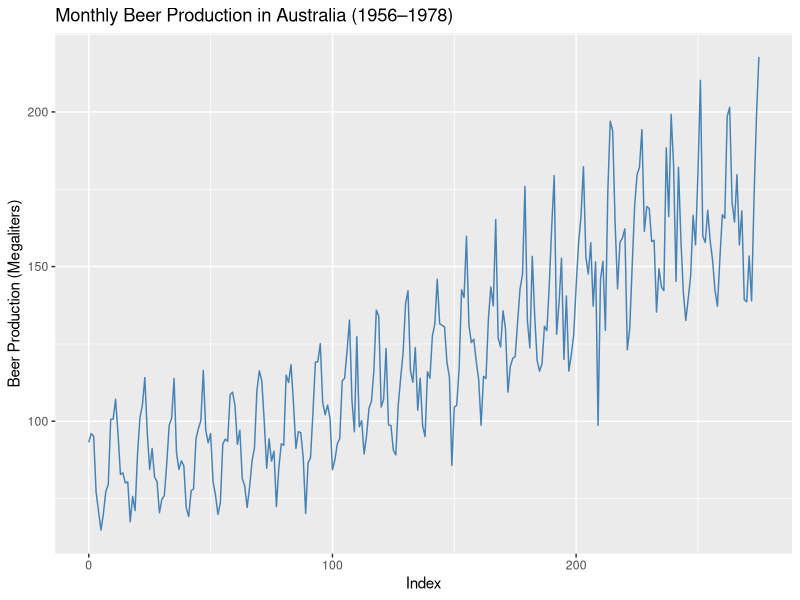
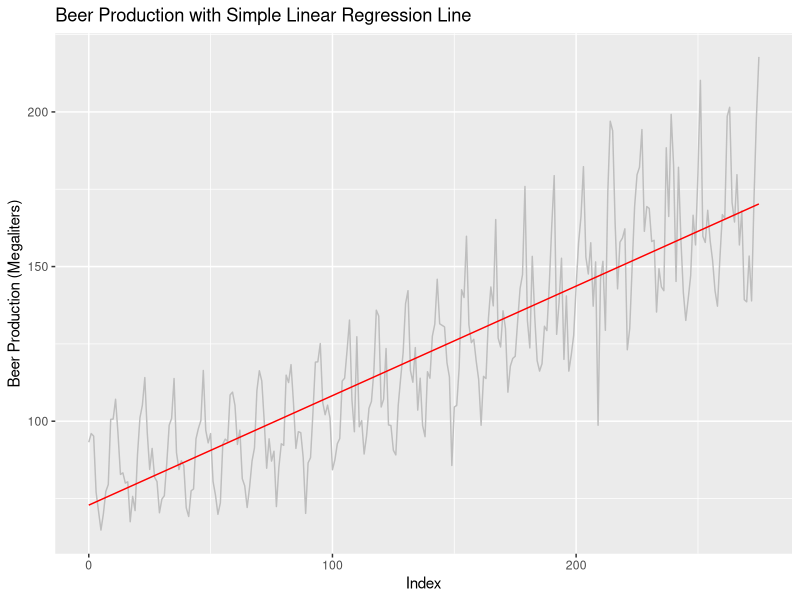
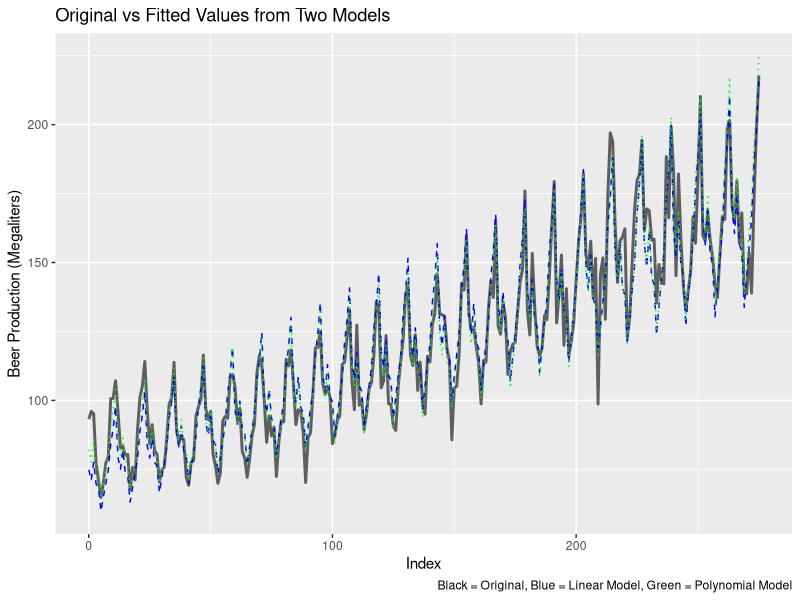

These charts were generated, in order, by the following R code:
# === Load Required Libraries ===
# install.packages(c("lubridate", "ggplot2", "dplyr", "car", "readxl", "httpgd"))

library(readxl)
library(ggplot2)
library(lubridate)
library(dplyr)
library(car)      # for Durbin-Watson test
# library(httpgd)


# === Load Data ===
data <- read_excel("6304 Assignment 5 Data.xlsx")

# === Rename Columns ===
colnames(data) <- c("index", "date", "production")

# === Create Year and Month Columns ===
data$year <- year(data$date)
data$month <- month(data$date)

# === Line Plot of Production Over Time ===
ggplot(data, aes(x = index, y = production)) +
  geom_line(color = "steelblue") +
  labs(
    title = "Monthly Beer Production in Australia (1956–1978)",
    x = "Index",
    y = "Beer Production (Megaliters)"
  )

# === Simple Regression Model ===
model1 <- lm(production ~ index, data = data)
summary(model1)

# Slope and correlation
slope <- coef(model1)[["index"]]
predicted <- predict(model1)
correlation <- cor(data$production, predicted)

cat("Slope of regression line:", slope, "\n")
cat("Correlation coefficient:", correlation, "\n")

# === Plot with Regression Line ===
ggplot(data, aes(x = index, y = production)) +
  geom_line(color = "gray") +
  geom_line(aes(y = predicted), color = "red") +
  labs(
    title = "Beer Production with Simple Linear Regression Line",
    x = "Index",
    y = "Beer Production (Megaliters)"
  )

# === Durbin-Watson Test ===
dw_result <- durbinWatsonTest(model1)
print(dw_result)

# === Seasonal Index and Deseasonalization ===
data$month <- factor(data$month, levels = 1:12)
monthly_avg <- data %>%
  group_by(month) %>%
  summarise(avg_monthly_prod = mean(production))

# Join Seasonal Indics
data <- left_join(data, monthly_avg, by = "month")
data$seasonal_index <- data$avg_monthly_prod
data$deseasonalized <- data$production / data$seasonal_index * mean(data$seasonal_index)

# === Two Regression Models on Deseasonalized Data ===
# Model A: Simple Linear
model_a <- lm(deseasonalized ~ index, data = data)

# Model B: Polynomial
model_b <- lm(deseasonalized ~ index + I(index^2), data = data)

# Reseasonalize Fited Values
data$fit_a <- predict(model_a)
data$fit_b <- predict(model_b)
data$reseason_a <- data$fit_a * data$seasonal_index / mean(data$seasonal_index)
data$reseason_b <- data$fit_b * data$seasonal_index / mean(data$seasonal_index)

# === Plot Original vs Reseasonalized Models ===
ggplot(data, aes(x = index)) +
  geom_line(aes(y = production), color = "black", linewidth = 1, alpha = 0.6) +
  geom_line(aes(y = reseason_a), color = "blue", linetype = "dashed") +
  geom_line(aes(y = reseason_b), color = "green", linetype = "dotted") +
  labs(
    title = "Original vs Fitted Values from Two Models",
    x = "Index",
    y = "Beer Production (Megaliters)",
    caption = "Black = Original, Blue = Linear Model, Green = Polynomial Model"
  )